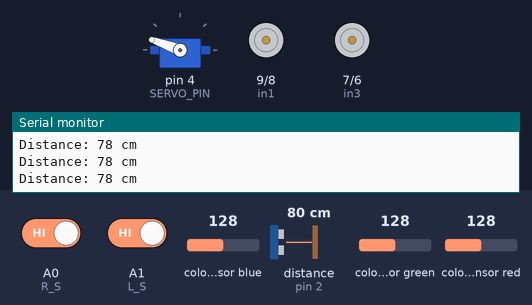
A sketch run on a simulated Arduino Uno, built with avr-gcc and run on an emulated ATmega328P. On the bench: servo, motor-driver pin pairs drawn as motors (green arrow = first pin HIGH = forward, orange = second pin HIGH = backward, longer = more drive, scaled by the enable pin), the last lines printed to the serial monitor. Wiring (inferred from the names in the program): ultrasonic range finder: trigger pin 3; echo pin 2. Inputs (shaded band) come from the test bench; at power-on: colour sensor red 128, A0 (R_S) HIGH, A1 (L_S) HIGH, colour sensor blue 128, distance to the obstacle (sensor on pin 2) 80 cm, colour sensor green 128. The echo pulse lasts 58.3 µs per cm.

Above: at 2.2 s.
2.3 s: colour sensor red set to 185
5.3 s: colour sensor red set to 190
At 6.2 s:
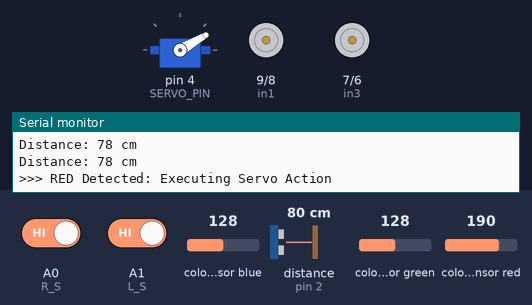
7.0 s: A0 (R_S) driven LOW and A1 (L_S) driven LOW
10.0 s: A0 (R_S) driven HIGH
At 10.79 s:
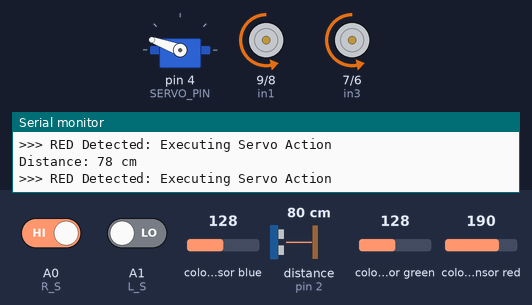
12.3 s: A0 (R_S) driven LOW and A1 (L_S) driven HIGH
15.3 s: A1 (L_S) driven LOW
At 16.1 s:
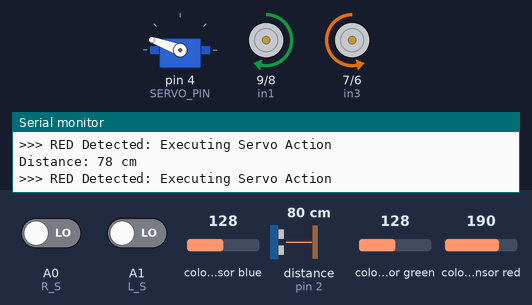
Timing chart, 0 to 18.3 s (numbered marks = the images above; inputs shaded):
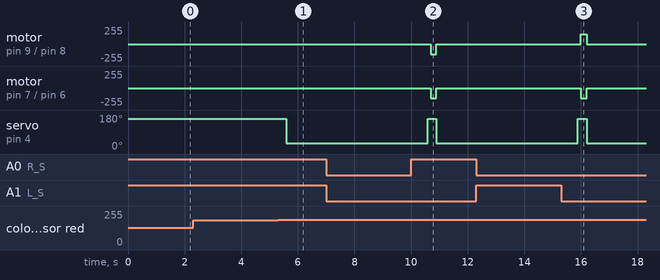

Measured:
- the behaviour switches between 187 and 188 on colour sensor red (found by bisection; images 0 and 1)
- after the input at 5.3 s, servo on pin 4 (SERVO_PIN): 160° → 30° after 0.29 s
- after the input at 7.0 s, every drawn part: stays the same
- after the input at 12.3 s, every drawn part: stays the same

The sketch:

LORA_LineFollower_Main.ino
```cpp
/**
 * ============================================================================
 * Project: Autonomous Line Follower Robot with Color Recognition & Obstacle Detection
 * Competition: LORA 2023 (Ligue d'Orientation & Robotique Autonome)
 * Target Microcontroller: Arduino Uno / Nano (ATmega328P)
 * ============================================================================
 *
 * Hardware Configuration:
 * - 2x TCRT5000 / Optical IR Sensors (Line tracking - Left / Right)
 * - 2x TCS34725 I2C RGB Color Sensors (Zone / Marker color detection)
 * - 1x HC-SR04 Ultrasonic Distance Sensor (Obstacle avoidance)
 * - 1x L298N Dual H-Bridge Motor Driver (DC gearmotors)
 * - 1x SG90 / MG995 Servo Motor (Gripper / gate actuation)
 *
 * Pinout Mapping:
 * - L298N Motor Driver:
 *     - ENA (PWM Speed Motor 1): Pin 10
 *     - IN1 (Direction Motor 1): Pin 9
 *     - IN2 (Direction Motor 1): Pin 8
 *     - IN3 (Direction Motor 2): Pin 7
 *     - IN4 (Direction Motor 2): Pin 6
 *     - ENB (PWM Speed Motor 2): Pin 5
 * - IR Line Sensors:
 *     - Right IR Sensor (R_S): Analog Pin A0
 *     - Left IR Sensor (L_S) : Analog Pin A1
 * - Ultrasonic HC-SR04:
 *     - Echo Pin: Pin 2
 *     - Trig Pin: Pin 3
 * - Actuator:
 *     - Servo Signal: Pin 4
 * - I2C Color Sensors (TCS34725):
 *     - SDA: Pin A4
 *     - SCL: Pin A5
 * ============================================================================
 */

#include <Wire.h>
#include <Adafruit_TCS34725.h>
#include <Servo.h>

// --- Motor Driver Pins (L298N) ---
#define enA 10   // Speed control Motor 1 (Right)
#define in1 9    // Direction control Motor 1
#define in2 8    // Direction control Motor 1
#define in3 7    // Direction control Motor 2
#define in4 6    // Direction control Motor 2
#define enB 5    // Speed control Motor 2 (Left)

// --- Line Sensors (IR Optical Sensors) ---
#define R_S A0   // Right IR sensor
#define L_S A1   // Left IR sensor

// --- Ultrasonic Sensor (HC-SR04) ---
#define echoPin 2 // Echo Pin
#define trigPin 3 // Trigger Pin

// --- Servo Motor ---
#define SERVO_PIN 4
Servo servoActuator;

// --- Color Sensors (TCS34725) ---
Adafruit_TCS34725 tcs1 = Adafruit_TCS34725(TCS34725_INTEGRATIONTIME_50MS, TCS34725_GAIN_4X);
Adafruit_TCS34725 tcs2 = Adafruit_TCS34725(TCS34725_INTEGRATIONTIME_50MS, TCS34725_GAIN_4X);

// Color Detection Thresholds (Calibrated for competition track)
const int RED_THRESHOLD_1   = 1500;
const int GREEN_THRESHOLD_1 = 1500;
const int BLUE_THRESHOLD_1  = 1500;

const int RED_THRESHOLD_2   = 1500;
const int GREEN_THRESHOLD_2 = 1500;
const int BLUE_THRESHOLD_2  = 1500;

// Speed Configuration (0 to 255)
const int DEFAULT_SPEED = 150;

// Variables for Distance Measurement
long duration;
int distance;

// Function Prototypes
void moveForward();
void turnRight();
void turnLeft();
void stopMotors();
int readDistanceCM();

void setup() {
  Serial.begin(9600);
  Serial.println(F("[LORA 2023] Initializing Line Follower Robot..."));

  // Attach Servo
  servoActuator.attach(SERVO_PIN);
  servoActuator.write(160); // Default closed position

  // Initialize Color Sensors
  if (!tcs1.begin() || !tcs2.begin()) {
    Serial.println(F("Warning: One or both TCS34725 sensors not detected. Check I2C wiring."));
  } else {
    tcs1.setInterrupt(false);
    tcs1.setGain(TCS34725_GAIN_4X);
    tcs1.setIntegrationTime(TCS34725_INTEGRATIONTIME_50MS);

    tcs2.setInterrupt(false);
    tcs2.setGain(TCS34725_GAIN_4X);
    tcs2.setIntegrationTime(TCS34725_INTEGRATIONTIME_50MS);
    Serial.println(F("[TCS34725] Color sensors initialized successfully."));
  }

  // Ultrasonic sensor pins
  pinMode(trigPin, OUTPUT);
  pinMode(echoPin, INPUT);

  // Line sensor pins
  pinMode(R_S, INPUT);
  pinMode(L_S, INPUT);

  // Motor driver pins
  pinMode(enA, OUTPUT);
  pinMode(in1, OUTPUT);
  pinMode(in2, OUTPUT);
  pinMode(in3, OUTPUT);
  pinMode(in4, OUTPUT);
  pinMode(enB, OUTPUT);

  // Set default motor speed
  analogWrite(enA, DEFAULT_SPEED);
  analogWrite(enB, DEFAULT_SPEED);

  delay(1000);
  Serial.println(F("[LORA 2023] Setup complete. Robot ready!"));
}

void loop() {
  // 1. Obstacle Detection (Ultrasonic)
  distance = readDistanceCM();
  Serial.print(F("Distance: "));
  Serial.print(distance);
  Serial.println(F(" cm"));

  // 2. Color Recognition (TCS34725)
  uint16_t clear1, red1, green1, blue1;
  uint16_t clear2, red2, green2, blue2;

  tcs1.getRawData(&red1, &green1, &blue1, &clear1);
  tcs2.getRawData(&red2, &green2, &blue2, &clear2);

  // 3. Line Following Navigation Logic
  int rightVal = digitalRead(R_S);
  int leftVal  = digitalRead(L_S);

  // Both on White Track -> Move Forward
  if (rightVal == 0 && leftVal == 0) {
    moveForward();
  }
  // Right on Black Line, Left on White -> Turn Right
  else if (rightVal == 1 && leftVal == 0) {
    turnRight();
  }
  // Right on White, Left on Black Line -> Turn Left
  else if (rightVal == 0 && leftVal == 1) {
    turnLeft();
  }
  // Both on Black (Intersection / Stop line) -> Stop
  else if (rightVal == 1 && leftVal == 1) {
    stopMotors();
  }

  // 4. Color Event Handling (Competition Actions)
  if ((red1 > RED_THRESHOLD_1 && red1 > green1 && red1 > blue1) ||
      (red2 > RED_THRESHOLD_2 && red2 > green2 && red2 > blue2)) {
    Serial.println(F(">>> RED Detected: Executing Servo Action"));
    delay(200);
    stopMotors();
    servoActuator.write(30);   // Open Gripper/Gate
    delay(5000);
    servoActuator.write(160);  // Close Gripper/Gate
  }
  else if ((green1 > GREEN_THRESHOLD_1 && green1 > red1 && green1 > blue1) ||
           (green2 > GREEN_THRESHOLD_2 && green2 > red2 && green2 > blue2)) {
    Serial.println(F(">>> GREEN Detected: Pause 5 seconds"));
    stopMotors();
    delay(5000);
  }
  else if ((blue1 > BLUE_THRESHOLD_1 && blue1 > red1 && blue1 > green1) ||
           (blue2 > BLUE_THRESHOLD_2 && blue2 > red2 && blue2 > green2)) {
    Serial.println(F(">>> BLUE Detected: Pause 2 seconds"));
    stopMotors();
    delay(2000);
  }
}

// ============================================================================
// Movement Helper Functions
// ============================================================================

void moveForward() {
  digitalWrite(in1, HIGH);
  digitalWrite(in2, LOW);
  digitalWrite(in3, LOW);
  digitalWrite(in4, HIGH);
}

void turnRight() {
  digitalWrite(in1, LOW);
  digitalWrite(in2, HIGH);
  digitalWrite(in3, LOW);
  digitalWrite(in4, HIGH);
}

void turnLeft() {
  digitalWrite(in1, HIGH);
  digitalWrite(in2, LOW);
  digitalWrite(in3, HIGH);
  digitalWrite(in4, LOW);
}

void stopMotors() {
  digitalWrite(in1, LOW);
  digitalWrite(in2, LOW);
  digitalWrite(in3, LOW);
  digitalWrite(in4, LOW);
}

int readDistanceCM() {
  digitalWrite(trigPin, LOW);
  delayMicroseconds(2);
  digitalWrite(trigPin, HIGH);
  delayMicroseconds(10);
  digitalWrite(trigPin, LOW);

  long travelTime = pulseIn(echoPin, HIGH, 30000); // 30ms timeout
  if (travelTime == 0) return 999;
  return (int)(travelTime * 0.034 / 2);
}
```
